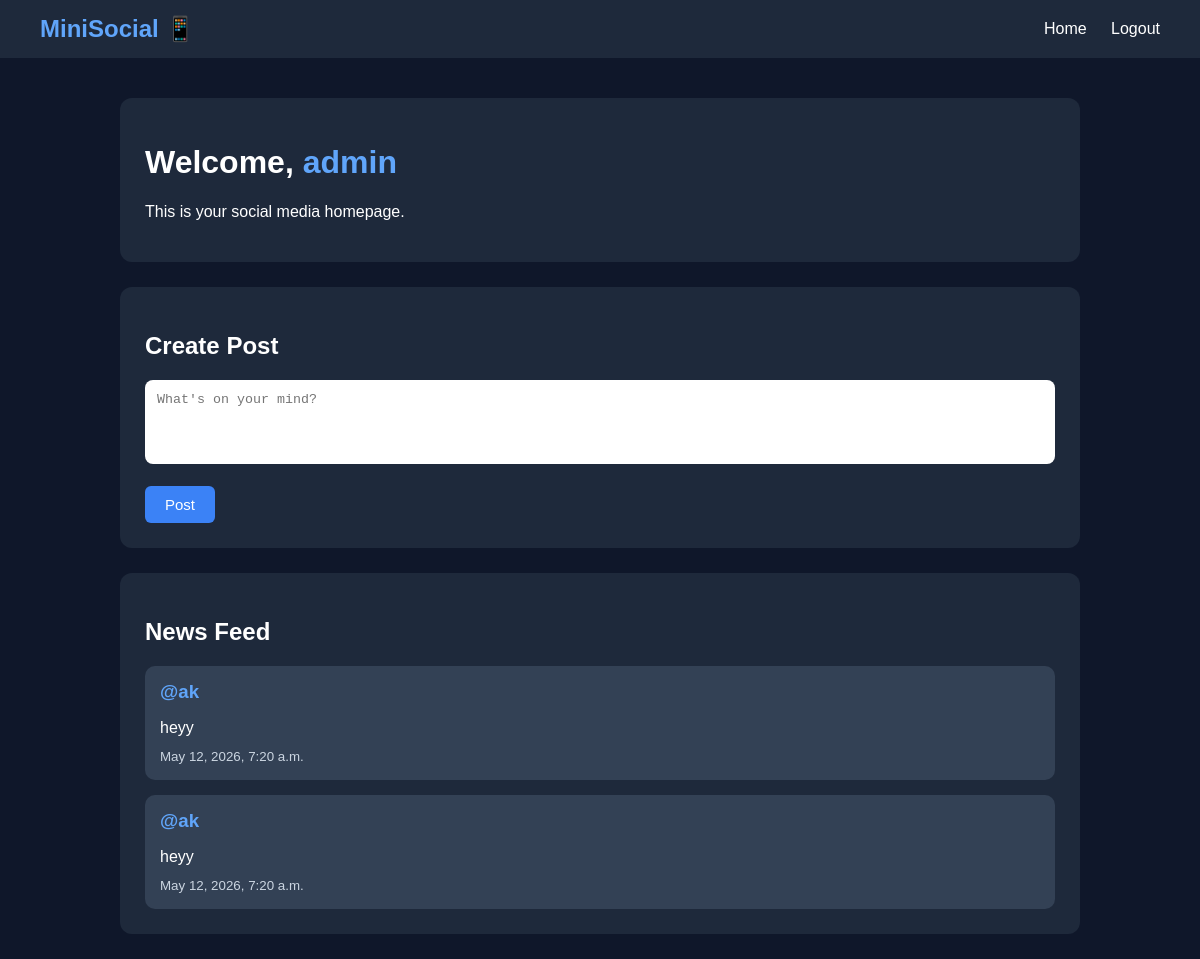
The app's page / (signed in) with its own data.
### posts/models.py (models this page shows, shortened)
class Post(models.Model):
    user=models.ForeignKey(User,on_delete=models.CASCADE)
    content=models.TextField()
    created_at=models.DateTimeField(auto_now_add=True)

### accounts/views.py (the view)
# urls.py: path('', views.home,name="home"),
def home(request):
    if request.user.is_anonymous:
        return redirect("login")
    posts=Post.objects.all().order_by("-created_at") #- means newest first
    return render(request, "home.html",{
    "posts":posts
    })

### templates/home.html (shortened to what this page needs)
<!DOCTYPE html>
<html lang="en">
<head>
</head>
<body>
    <div class="navbar">
        <div class="logo">
            MiniSocial 📱
        </div>
        <div class="nav-links">
            <a href="/">Home</a>
            <a href="/logout/">Logout</a>
        </div>
    </div>
    <div class="container">
        <div class="welcome-box">
            <h1>
                Welcome,
                 <a
        href="/profile/{{ user.username }}/"
        style="color:#60a5fa; text-decoration:none;"
    >
        {{ user.username }}
    </a>
            </h1>
            <p>
                This is your social media homepage.
            </p>
        </div>
        <div class="feed-box">
            <h2>Create Post </h2>
            <form method="POST" action="/posts/create/">
                <textarea
                    name="content"
                    placeholder="What's on your mind?"
                    rows="4"
                    required
                ></textarea>
                <br><br>
                <button type="submit">
                    Post
                </button>
            </form>
        </div>
        <div class="feed-box">
            <h2>News Feed </h2>
            {% for post in posts %}
                <div class="post">
                    <h3>
                       <a
        href="/profile/{{ post.user.username }}/"
        style="color:#60a5fa; text-decoration:none;"
    >
        @{{ post.user.username }}
    </a>
                    </h3>
                    <p>
                        {{ post.content }}
                    </p>
                    <small>
                        {{ post.created_at }}
                    </small>
                </div>
            {% empty %}
                <p>No posts yet.</p>
            {% endfor %}
        </div>
    </div>
</body>
</html>

### templates/home.html (style rules this page uses)
body { margin:0; font-family:Arial,sans-serif; background:#0f172a; color:white; }
.navbar { background:#1e293b; padding:15px 40px; display:flex; justify-content:space-between; align-items:center; }
.logo { font-size:24px; font-weight:bold; color:#60a5fa; }
.nav-links a { color:white; text-decoration:none; margin-left:20px; }
.container { width:80%; margin:auto; margin-top:40px; }
.welcome-box { background:#1e293b; padding:25px; border-radius:12px; margin-bottom:25px; }
.feed-box { background:#1e293b; padding:25px; border-radius:12px; margin-bottom:25px; }
textarea { width:100%; padding:12px; border:none; border-radius:8px; resize:none; box-sizing:border-box; outline:none; }
button { padding:10px 20px; border:none; border-radius:6px; background:#3b82f6; color:white; cursor:pointer; font-size:15px; }
.post { background:#334155; padding:15px; border-radius:10px; margin-top:15px; }
.post h3 { margin:0; margin-bottom:10px; color:#60a5fa; }
.post p { margin-bottom:10px; }
small { color:#cbd5e1; }

### records on screen
Post: user.username "ak", content "heyy", created_at "May 12, 2026, 7:20 a.m."
Post: user.username "ak", content "heyy", created_at "May 12, 2026, 7:20 a.m."

### other values on screen
{{ user.username }} "admin"
